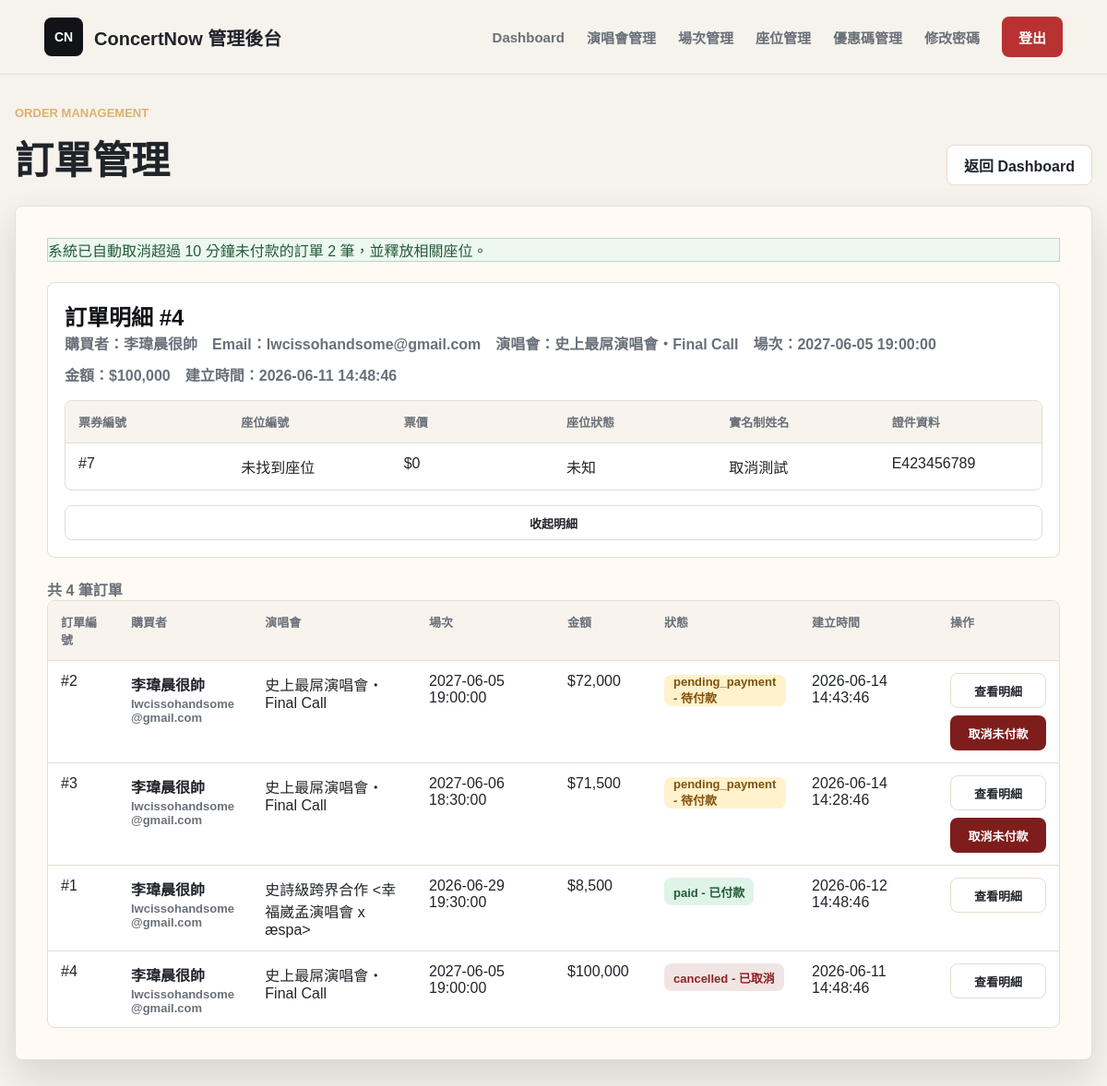
Page /manager/orders.php?order_id=4 (signed in) on the earlier database version.
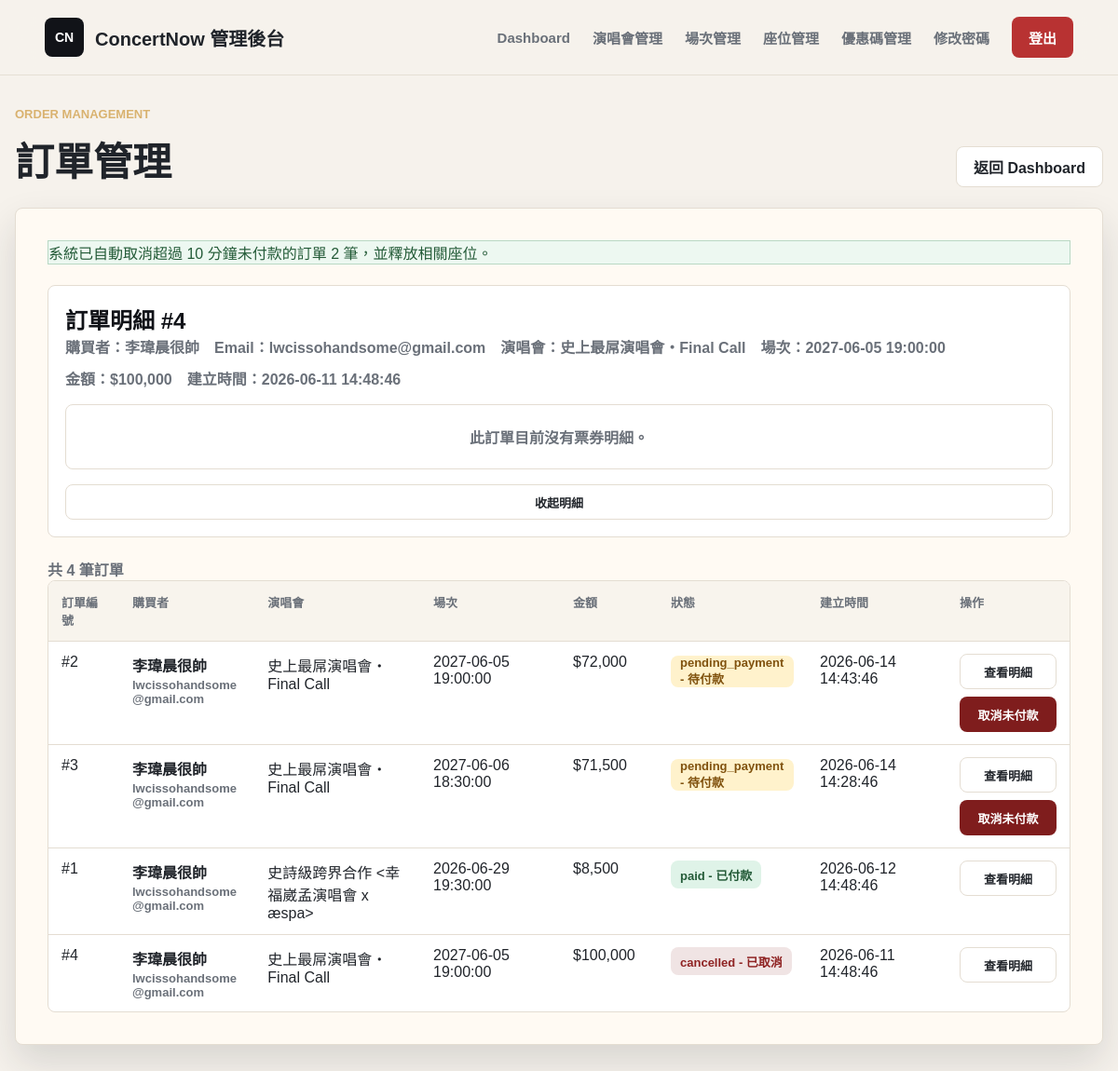
Same page on the later database version.
### tables this page shows
CREATE TABLE Orders (
    order_id INT AUTO_INCREMENT PRIMARY KEY,
    user_id INT,
    show_id INT,
    promo_id INT NULL,                      
    total_price INT NOT NULL,               
    status ENUM('pending_payment', 'paid', 'cancelled') DEFAULT 'pending_payment',
    payment_method VARCHAR(30) NULL,         
    delivery_method VARCHAR(30) NULL,        
    created_at TIMESTAMP DEFAULT CURRENT_TIMESTAMP,
    FOREIGN KEY (user_id) REFERENCES User(user_id),
    FOREIGN KEY (show_id) REFERENCES ShowDate(show_id),
    FOREIGN KEY (promo_id) REFERENCES PromoCode(promo_id) ON DELETE SET NULL
);

CREATE TABLE User (
    user_id INT AUTO_INCREMENT PRIMARY KEY,
    username VARCHAR(50) NOT NULL UNIQUE,
    real_name VARCHAR(50) NOT NULL,
    birth_date DATETIME NOT NULL,
    phone_num VARCHAR(20) NOT NULL,
    id_number VARCHAR(20) NOT NULL UNIQUE,
    email VARCHAR(100) NOT NULL,
    user_address VARCHAR(255) NULL,
    password VARCHAR(255) NOT NULL,
    role ENUM('customer', 'manager') DEFAULT 'customer',
    created_at TIMESTAMP DEFAULT CURRENT_TIMESTAMP
);

CREATE TABLE Concert (
    concert_id INT AUTO_INCREMENT PRIMARY KEY,
    organizer_id INT NULL,                           
    artist VARCHAR(100) NOT NULL,                     
    title VARCHAR(255) NOT NULL,                      
    venue VARCHAR(100) NOT NULL,                      
    concert_address VARCHAR(255) NOT NULL,                    
    image VARCHAR(255),                               
    sale_start DATETIME NOT NULL,                     
    sale_end DATETIME NOT NULL,                       
    description TEXT,                                 
    notice TEXT,                                      
    created_at TIMESTAMP DEFAULT CURRENT_TIMESTAMP,
    FOREIGN KEY (organizer_id) REFERENCES Organizer(organizer_id) ON DELETE SET NULL
);

CREATE TABLE ShowDate (
    show_id INT AUTO_INCREMENT PRIMARY KEY,
    concert_id INT NOT NULL,                          
    show_datetime DATETIME NOT NULL,                  
    status VARCHAR(50) DEFAULT 'available',           
    FOREIGN KEY (concert_id) REFERENCES Concert(concert_id) ON DELETE CASCADE
);

CREATE TABLE Ticket (
    ticket_id INT AUTO_INCREMENT PRIMARY KEY,
    order_id INT,
    seat_id INT UNIQUE,                     
    real_name VARCHAR(100) NOT NULL,        
    id_number VARCHAR(50) NOT NULL,         
    FOREIGN KEY (order_id) REFERENCES Orders(order_id) ON DELETE CASCADE,
    FOREIGN KEY (seat_id) REFERENCES Seat(seat_id)
);

### includes/manager_auth.php (called while the page is built, shortened)
<?php
function h($value)
{
    return htmlspecialchars((string) $value, ENT_QUOTES, 'UTF-8');
}

### manager/orders.php (the view, shortened to what the rows shown need)
<?php
$authGuardPath = __DIR__ . '/../includes/auth_guard.php';
if (file_exists($authGuardPath)) {
    require_once $authGuardPath;
    if (function_exists('require_role')) {
        require_role('manager');
    }
} else {
    require_once __DIR__ . '/../includes/manager_auth.php';
}
require_once __DIR__ . '/../includes/db_config.php';
function positiveInt($value)
{
    return filter_var($value, FILTER_VALIDATE_INT, [
        'options' => ['min_range' => 1],
    ]);
}
$errors = [];
$orders = [];
$selectedOrder = null;
$tickets = [];
$dbReady = $pdo instanceof PDO;
$selectedOrderId = isset($_GET['order_id']) ? positiveInt($_GET['order_id']) : null;
$statusLabels = [
    'pending_payment' => '待付款',
    'paid' => '已付款',
    'cancelled' => '已取消',
];
if (!$dbReady) {
    $errors[] = '目前無法連線資料庫，請確認 MySQL 與 includes/db_config.php 設定。';
} else {
    try {
        $stmt = $pdo->prepare(
            'SELECT o.order_id,
                    o.user_id,
                    o.show_id,
                    o.total_price,
                    o.status,
                    o.created_at,
                    u.username,
                    u.real_name AS buyer_real_name,
                    u.email,
                    c.title AS concert_title,
                    s.show_datetime
             FROM Orders o
             LEFT JOIN User u ON u.user_id = o.user_id
             LEFT JOIN ShowDate s ON s.show_id = o.show_id
             LEFT JOIN Concert c ON c.concert_id = s.concert_id
             ORDER BY o.created_at DESC, o.order_id DESC'
        );
        $stmt->execute();
        $orders = $stmt->fetchAll();
    } catch (PDOException $exception) {
        error_log('Fetch orders failed: ' . $exception->getMessage());
        $errors[] = '讀取訂單列表失敗，請稍後再試。';
    }
    if ($selectedOrderId) {
        try {
            $stmt = $pdo->prepare(
                'SELECT o.order_id,
                        o.user_id,
                        o.show_id,
                        o.total_price,
                        o.status,
                        o.created_at,
                        u.username,
                        u.real_name AS buyer_real_name,
                        u.email,
                        c.title AS concert_title,
                        s.show_datetime
                 FROM Orders o
                 LEFT JOIN User u ON u.user_id = o.user_id
                 LEFT JOIN ShowDate s ON s.show_id = o.show_id
                 LEFT JOIN Concert c ON c.concert_id = s.concert_id
                 WHERE o.order_id = :order_id'
            );
            $stmt->execute([':order_id' => $selectedOrderId]);
            $selectedOrder = $stmt->fetch();
        } catch (PDOException $exception) {
            error_log('Fetch order detail failed: ' . $exception->getMessage());
            $errors[] = '讀取訂單明細失敗，請稍後再試。';
        }
        if ($selectedOrder) {
            try {
                $stmt = $pdo->prepare(
                    'SELECT t.ticket_id,
                            t.order_id,
                            t.real_name,
                            t.id_number,
                            seat.seat_id,
                            seat.seat_number,
                            seat.price,
                            seat.status AS seat_status
                     FROM Ticket t
                     LEFT JOIN Seat seat ON seat.seat_id = t.seat_id
                     WHERE t.order_id = :order_id
                     ORDER BY seat.seat_number, t.ticket_id'
                );
                $stmt->execute([':order_id' => $selectedOrderId]);
                $tickets = $stmt->fetchAll();
            } catch (PDOException $exception) {
                error_log('Fetch order tickets failed: ' . $exception->getMessage());
                $errors[] = '讀取票券明細失敗，請稍後再試。';
            }
        }
    }
}
?>
<!doctype html>
<html lang="zh-Hant">
<head>
    <link rel="stylesheet" href="../assets/css/style.css">
</head>
<body>
    <main class="concert-section manager-orders">
        <div class="section-title">
            <div>
                <h2>訂單管理</h2>
            </div>
        </div>
        <section class="placeholder-card orders-panel">
            <div class="orders-layout">
                <?php if ($selectedOrder): ?>
                    <div class="detail-card">
                        <div>
                            <h3>訂單明細 #<?= h($selectedOrder['order_id']) ?></h3>
                            <div class="detail-meta">
                                <span>購買者：<?= h($selectedOrder['buyer_real_name'] ?: $selectedOrder['username'] ?: '未知會員') ?></span>
                                <span>Email：<?= h($selectedOrder['email'] ?: '無 email') ?></span>
                                <span>演唱會：<?= h($selectedOrder['concert_title'] ?: '未找到演唱會') ?></span>
                                <span>場次：<?= h($selectedOrder['show_datetime'] ?: '未找到場次') ?></span>
                                <span>金額：$<?= h(number_format((float) $selectedOrder['total_price'])) ?></span>
                                <span>建立時間：<?= h($selectedOrder['created_at']) ?></span>
                            </div>
                        </div>
                        <div class="table-wrap">
                            <?php if ($tickets): ?>
                                <table class="tickets-table">
                                    <thead>
                                        <tr>
                                            <th>票券編號</th>
                                            <th>座位編號</th>
                                            <th>票價</th>
                                            <th>座位狀態</th>
                                            <th>實名制姓名</th>
                                            <th>證件資料</th>
                                        </tr>
                                    </thead>
                                    <tbody>
                                        <?php foreach ($tickets as $ticket): ?>
                                            <tr>
                                                <td>#<?= h($ticket['ticket_id']) ?></td>
                                                <td><?= h($ticket['seat_number'] ?: '未找到座位') ?></td>
                                                <td>$<?= h(number_format((float) $ticket['price'])) ?></td>
                                                <td><?= h($ticket['seat_status'] ?: '未知') ?></td>
                                                <td><?= h($ticket['real_name']) ?></td>
                                                <td><?= h($ticket['id_number']) ?></td>
                                            </tr>
                                        <?php endforeach; ?>
                                    </tbody>
                                </table>
                            <?php else: ?>
                                <div class="empty-row">此訂單目前沒有票券明細。</div>
                            <?php endif; ?>
                        </div>
                        <div class="row-actions">
                            <a class="secondary-action" href="/concert_system/manager/orders.php">收起明細</a>
                        </div>
                    </div>
                <?php endif; ?>
                <div>
                    <div class="table-wrap">
                        <?php if ($orders): ?>
                            <table class="orders-table">
                                <thead>
                                    <tr>
                                        <th>訂單編號</th>
                                        <th>購買者</th>
                                        <th>演唱會</th>
                                        <th>場次</th>
                                        <th>金額</th>
                                        <th>狀態</th>
                                        <th>建立時間</th>
                                        <th>操作</th>
                                    </tr>
                                </thead>
                                <tbody>
                                    <?php foreach ($orders as $order): ?>
                                        <tr>
                                            <td>#<?= h($order['order_id']) ?></td>
                                            <td>
                                                <div class="buyer-cell">
                                                    <strong><?= h($order['buyer_real_name'] ?: $order['username'] ?: '未知會員') ?></strong>
                                                    <span><?= h($order['email'] ?: '無 email') ?></span>
                                                </div>
                                            </td>
                                            <td><?= h($order['concert_title'] ?: '未找到演唱會') ?></td>
                                            <td><?= h($order['show_datetime'] ?: '未找到場次') ?></td>
                                            <td>$<?= h(number_format((float) $order['total_price'])) ?></td>
                                            <td>
                                                <span class="status-pill is-<?= h($order['status']) ?>">
                                                    <?= h($order['status']) ?> - <?= h($statusLabels[$order['status']] ?? $order['status']) ?>
                                                </span>
                                            </td>
                                            <td><?= h($order['created_at']) ?></td>
                                            <td>
                                                <div class="row-actions">
                                                    <a class="secondary-action" href="/concert_system/manager/orders.php?order_id=<?= h($order['order_id']) ?>">
                                                        查看明細
                                                    </a>
                                                    <?php if ($order['status'] === 'pending_payment'): ?>
                                                        <form method="post" action="/concert_system/manager/orders.php" onsubmit="return confirm('確定要取消此未付款訂單嗎？');">
                                                            <button class="danger-action" type="submit">取消未付款</button>
                                                        </form>
                                                    <?php endif; ?>
                                                </div>
                                            </td>
                                        </tr>
                                    <?php endforeach; ?>
                                </tbody>
                            </table>
                        <?php else: ?>
                            <div class="empty-row">目前沒有訂單資料。</div>
                        <?php endif; ?>
                    </div>
                </div>
            </div>
        </section>
    </main>
</body>
</html>

Differences in the rows shown:
removed ticket: ticket_id "7", seat_number "未找到座位", price "0", seat_status "未知", real_name "取消測試", id_number "E423456789"
Other differences:
text no longer shown: "票券編號 座位編號 票價 座位狀態 實名制姓名 證件資料"
text now shown: "此訂單目前沒有票券明細。"
